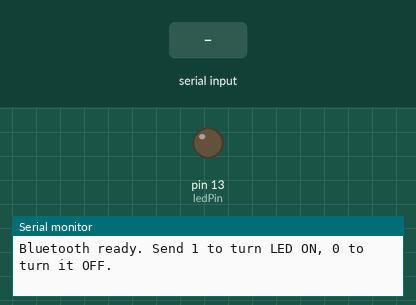
Recording of a sketch running on a simulated Arduino Uno, built with avr-gcc and run on an emulated ATmega328P. Parts: output pins drawn as LEDs (lit = HIGH), the last lines printed to the serial monitor. Inputs (shaded band) come from the test bench.

Above: at 1.2 s.
1.3 s: "1" received over the second serial link
At 2.4 s:
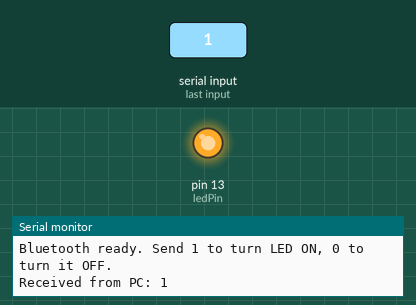
2.8 s: "0" received over the second serial link
At 3.6 s:
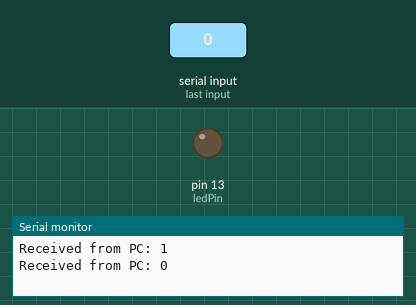
Timing chart, 0 to 5.8 s (numbered marks = the images above; inputs shaded):
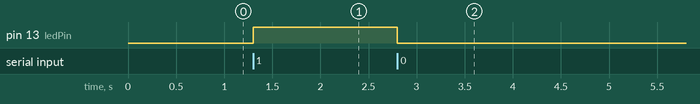

The sketch:

exp05_bluetooth_hc05.ino
```cpp
/*
  Experiment 5: Wireless communication between Arduino and PC using Bluetooth (HC-05)
  Wiring (SoftwareSerial, so USB upload and Serial Monitor keep working):
     HC-05 VCC -> 5V        HC-05 GND -> GND
     HC-05 TXD -> D10 (Arduino RX)
     HC-05 RXD -> D11 (Arduino TX) through a voltage divider (1K in series + 2K to GND) because HC-05 RX is 3.3 V
     LED on D13
  If you wire HC-05 to D0/D1 as in the manual figure, use 'Serial' instead of 'BT' and unplug
  the HC-05 TX/RX wires while uploading.

  On the PC: pair with "HC-05" (password 1234 or 0000), note the COM port Windows creates,
  open it in a terminal (PuTTY / Serial Monitor of another IDE / Tera Term) at 9600 baud.
     send '1' -> LED ON      send '0' -> LED OFF     anything you type is shown in Arduino's Serial Monitor
*/
#include <SoftwareSerial.h>

SoftwareSerial BT(10, 11);     // RX, TX
int ledPin = 13;

void setup() {
  pinMode(ledPin, OUTPUT);
  Serial.begin(9600);          // USB Serial Monitor
  BT.begin(9600);              // HC-05 default baud rate
  Serial.println("Bluetooth ready. Send 1 to turn LED ON, 0 to turn it OFF.");
  BT.println("Arduino connected. Send 1 (ON) or 0 (OFF).");
}

void loop() {
  if (BT.available()) {                       // PC -> Arduino
    char c = BT.read();
    Serial.print("Received from PC: ");
    Serial.println(c);
    if (c == '1') {
      digitalWrite(ledPin, HIGH);
      BT.println("LED is ON");
    } else if (c == '0') {
      digitalWrite(ledPin, LOW);
      BT.println("LED is OFF");
    }
  }
  if (Serial.available()) {                   // Arduino Serial Monitor -> PC
    BT.write(Serial.read());
  }
}
```

Measured:
- after the input at 1.3 s, pin 13 (ledPin): LOW → HIGH at once
- after the input at 2.8 s, pin 13 (ledPin): HIGH → LOW at once
